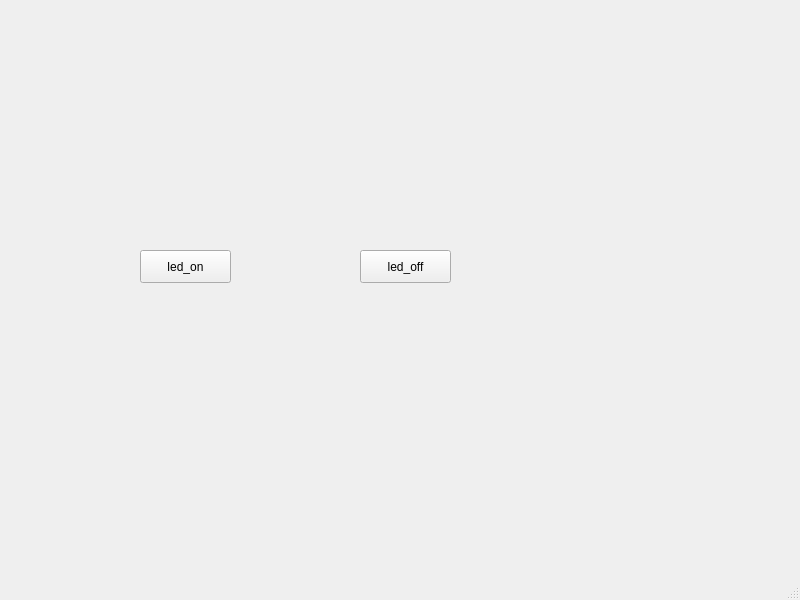
<?xml version="1.0" encoding="UTF-8"?>
<ui version="4.0">
 <class>MainWindow</class>
 <widget class="QMainWindow" name="MainWindow">
  <property name="geometry">
   <rect>
    <x>0</x>
    <y>0</y>
    <width>800</width>
    <height>600</height>
   </rect>
  </property>
  <property name="windowTitle">
   <string>MainWindow</string>
  </property>
  <widget class="QWidget" name="centralwidget">
   <widget class="QPushButton" name="pushButton">
    <property name="geometry">
     <rect>
      <x>140</x>
      <y>250</y>
      <width>91</width>
      <height>33</height>
     </rect>
    </property>
    <property name="text">
     <string>led_on</string>
    </property>
   </widget>
   <widget class="QPushButton" name="pushButton_2">
    <property name="geometry">
     <rect>
      <x>360</x>
      <y>250</y>
      <width>91</width>
      <height>33</height>
     </rect>
    </property>
    <property name="text">
     <string>led_off</string>
    </property>
   </widget>
  </widget>
  <widget class="QMenuBar" name="menubar">
   <property name="geometry">
    <rect>
     <x>0</x>
     <y>0</y>
     <width>800</width>
     <height>29</height>
    </rect>
   </property>
  </widget>
  <widget class="QStatusBar" name="statusbar"/>
 </widget>
 <resources/>
 <connections/>
</ui>
